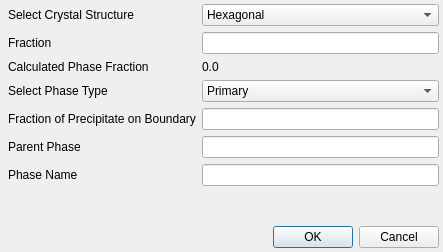
<?xml version="1.0" encoding="UTF-8"?>
<ui version="4.0">
 <class>EditPhaseDialog</class>
 <widget class="QDialog" name="EditPhaseDialog">
  <property name="geometry">
   <rect>
    <x>0</x>
    <y>0</y>
    <width>443</width>
    <height>252</height>
   </rect>
  </property>
  <property name="windowTitle">
   <string>Phase Properties</string>
  </property>
  <layout class="QVBoxLayout" name="verticalLayout">
   <property name="leftMargin">
    <number>8</number>
   </property>
   <property name="topMargin">
    <number>4</number>
   </property>
   <property name="rightMargin">
    <number>4</number>
   </property>
   <property name="bottomMargin">
    <number>4</number>
   </property>
   <item>
    <layout class="QFormLayout" name="formLayout">
     <item row="1" column="0">
      <widget class="QLabel" name="label_2">
       <property name="text">
        <string>Fraction</string>
       </property>
      </widget>
     </item>
     <item row="0" column="0">
      <widget class="QLabel" name="label">
       <property name="text">
        <string>Select Crystal Structure</string>
       </property>
      </widget>
     </item>
     <item row="0" column="1">
      <widget class="QComboBox" name="xtalCombo">
       <item>
        <property name="text">
         <string>Hexagonal</string>
        </property>
       </item>
       <item>
        <property name="text">
         <string>Cubic</string>
        </property>
       </item>
       <item>
        <property name="text">
         <string>Hexagonal (Low)</string>
        </property>
       </item>
       <item>
        <property name="text">
         <string>Cubic (Low)</string>
        </property>
       </item>
       <item>
        <property name="text">
         <string>Triclinic</string>
        </property>
       </item>
       <item>
        <property name="text">
         <string>Monoclinic</string>
        </property>
       </item>
       <item>
        <property name="text">
         <string>Orthorhombic</string>
        </property>
       </item>
       <item>
        <property name="text">
         <string>Tetragonal (Low)</string>
        </property>
       </item>
       <item>
        <property name="text">
         <string>Tetragonal</string>
        </property>
       </item>
       <item>
        <property name="text">
         <string>Trigonal (Low)</string>
        </property>
       </item>
       <item>
        <property name="text">
         <string>Trigonal</string>
        </property>
       </item>
      </widget>
     </item>
     <item row="1" column="1">
      <widget class="QLineEdit" name="phaseFraction"/>
     </item>
     <item row="2" column="0">
      <widget class="QLabel" name="label_3">
       <property name="text">
        <string>Calculated Phase Fraction</string>
       </property>
      </widget>
     </item>
     <item row="2" column="1">
      <widget class="QLabel" name="calcPhaseFraction">
       <property name="text">
        <string>0.0</string>
       </property>
      </widget>
     </item>
     <item row="3" column="0">
      <widget class="QLabel" name="phaseTypeComboLabel">
       <property name="text">
        <string>Select Phase Type</string>
       </property>
      </widget>
     </item>
     <item row="3" column="1">
      <widget class="QComboBox" name="phaseTypeCombo">
       <item>
        <property name="text">
         <string>Primary</string>
        </property>
       </item>
       <item>
        <property name="text">
         <string>Precipitate</string>
        </property>
       </item>
       <item>
        <property name="text">
         <string>Matrix</string>
        </property>
       </item>
      </widget>
     </item>
     <item row="4" column="0">
      <widget class="QLabel" name="pptFractionLabel">
       <property name="text">
        <string>Fraction of Precipitate on Boundary</string>
       </property>
      </widget>
     </item>
     <item row="4" column="1">
      <widget class="QLineEdit" name="pptFraction"/>
     </item>
     <item row="5" column="0">
      <widget class="QLabel" name="ParentPhaseLabel">
       <property name="text">
        <string>Parent Phase</string>
       </property>
      </widget>
     </item>
     <item row="5" column="1">
      <widget class="QLineEdit" name="ParentPhase"/>
     </item>
     <item row="6" column="0">
      <widget class="QLabel" name="label_4">
       <property name="text">
        <string>Phase Name</string>
       </property>
      </widget>
     </item>
     <item row="6" column="1">
      <widget class="QLineEdit" name="m_PhaseName"/>
     </item>
    </layout>
   </item>
   <item>
    <widget class="QDialogButtonBox" name="buttonBox">
     <property name="orientation">
      <enum>Qt::Horizontal</enum>
     </property>
     <property name="standardButtons">
      <set>QDialogButtonBox::Cancel|QDialogButtonBox::Ok</set>
     </property>
    </widget>
   </item>
  </layout>
 </widget>
 <resources/>
 <connections>
  <connection>
   <sender>buttonBox</sender>
   <signal>accepted()</signal>
   <receiver>EditPhaseDialog</receiver>
   <slot>accept()</slot>
   <hints>
    <hint type="sourcelabel">
     <x>248</x>
     <y>254</y>
    </hint>
    <hint type="destinationlabel">
     <x>157</x>
     <y>274</y>
    </hint>
   </hints>
  </connection>
  <connection>
   <sender>buttonBox</sender>
   <signal>rejected()</signal>
   <receiver>EditPhaseDialog</receiver>
   <slot>reject()</slot>
   <hints>
    <hint type="sourcelabel">
     <x>316</x>
     <y>260</y>
    </hint>
    <hint type="destinationlabel">
     <x>286</x>
     <y>274</y>
    </hint>
   </hints>
  </connection>
 </connections>
</ui>
